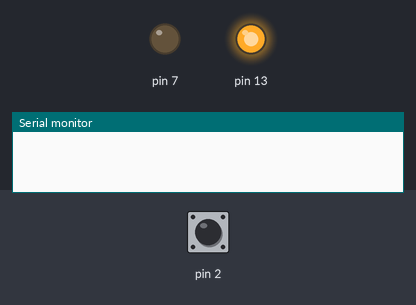
Recording of a sketch running on a simulated Arduino Uno, built with avr-gcc and run on an emulated ATmega328P. Shown: output pins drawn as LEDs (lit = HIGH), the last lines printed to the serial monitor. The inputs (shaded band) are chosen by the test bench; at power-on: pin 2 HIGH.

Above: at 0.01 s.
At 1.3 s:
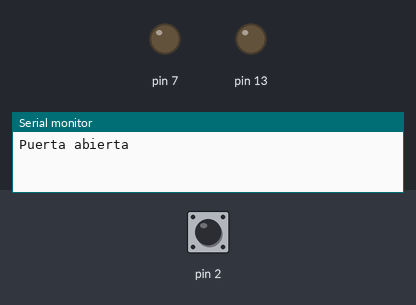
1.4 s: pin 2 pulled LOW for 0.15 s
Timing chart, 0 to 4.4 s (numbered marks = the images above; inputs shaded):
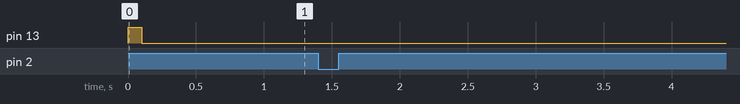

The sketch:

Puerta.ino
```cpp
#include <avr/wdt.h>
char incomingByte = 0;
bool receiving = false;
String incomingCommand = "";
volatile bool isOpen;


void checkOpen()
{
  if(digitalRead(2) == 0 && isOpen)
  {
    Serial.println("Puerta cerrada");
    isOpen = false;
  }
  else if(digitalRead(2) == 1 && !isOpen)
  {
    Serial.println("Puerta abierta");
    isOpen = true;
  }
}

void setup()
{
  wdt_disable();
  pinMode(13, OUTPUT);
  digitalWrite(13, HIGH);
  delay(100);
  attachInterrupt(0, checkOpen, CHANGE);
  Serial.begin(9600);
  pinMode(7, OUTPUT);
  pinMode(2, INPUT_PULLUP);
  isOpen = digitalRead(2);
  digitalWrite(13, LOW);
  wdt_enable(WDTO_2S);
}

void loop() // run over and over
{
  if(Serial.available() > 0)
  {
    incomingByte = Serial.read();
    if(!receiving)
    {
      if(incomingByte=='-')
      {
        receiving = true;
      }
    }
    else
    {
      if(incomingByte=='-')
      {
        receiving = false;
        processCommand(incomingCommand);
        incomingCommand = "";
      }
      else
      {
        incomingCommand += incomingByte;
      }
    }
  }
  wdt_reset();
}

void processCommand(String command)
{
  Serial.flush();
  if(command.equals("ABRE") && !isOpen)
  {
    digitalWrite(7, HIGH);
    delay(1000);
    digitalWrite(7, LOW);
  }
}
```
